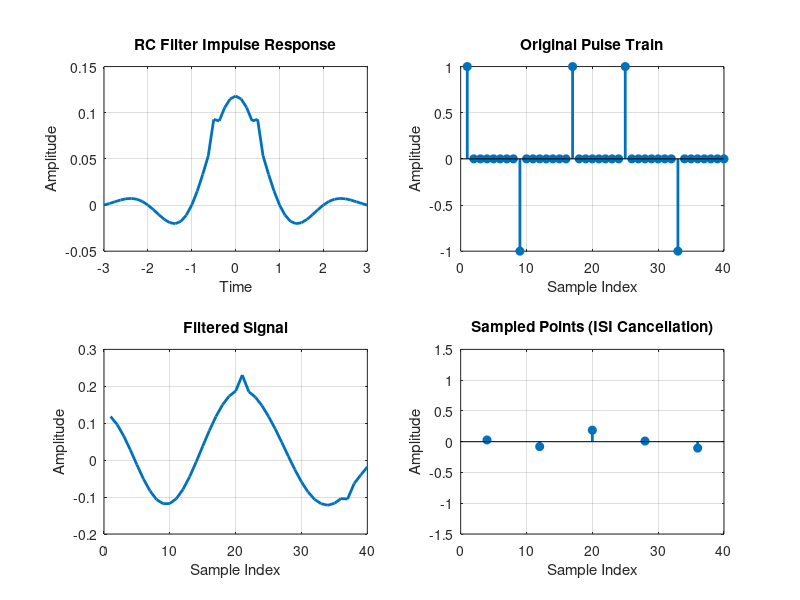

MATLAB code to generate this figure: (Note: this script raises an error after producing the figure.)
% Raised Cosine (RC) Filter ISI Cancellation Demonstration
% This script shows the time-domain response of an RC filter 
% and demonstrates its ISI cancellation property

% Parameters
rolloff = 0.35;  % Rolloff factor (0 <= α <= 1)
symbol_rate = 1; % Symbol rate
samples_per_symbol = 8; % Oversampling factor
span = 6;        % Filter span in symbol periods

% Time vector
t = linspace(-span/2, span/2, span * samples_per_symbol + 1);

% Raised Cosine Filter Impulse Response
h = zeros(size(t));
for i = 1:length(t)
    if t(i) == 0
        h(i) = 1;
    elseif abs(t(i)) == 1 / (2 * symbol_rate)
        h(i) = pi / (4 * symbol_rate);
    else
        h(i) = sin(pi * t(i) * symbol_rate) ./ (pi * t(i) * symbol_rate) .* ...
               cos(pi * rolloff * t(i) * symbol_rate) ./ ...
               (1 - (2 * rolloff * t(i) * symbol_rate).^2);
    end
end

% Normalize the filter
h = h / sum(h);

% Simulate multiple symbol pulses
symbols = [1, -1, 1, 1, -1];  % Example symbol sequence
pulse_train = zeros(1, length(symbols) * samples_per_symbol);

% Create pulse train
for i = 1:length(symbols)
    pulse_train((i-1)*samples_per_symbol + 1) = symbols(i);
end

% Convolve pulse train with RC filter
filtered_signal = conv(pulse_train, h, 'same');

% Plotting
figure('Position', [100, 100, 1000, 600]);

% Subplot 1: Impulse Response
subplot(2,2,1);
plot(t, h, 'LineWidth', 2);
title('RC Filter Impulse Response');
xlabel('Time');
ylabel('Amplitude');
grid on;

% Subplot 2: Original Pulse Train
subplot(2,2,2);
stem(pulse_train, 'filled', 'LineWidth', 2);
title('Original Pulse Train');
xlabel('Sample Index');
ylabel('Amplitude');
grid on;

% Subplot 3: Filtered Signal
subplot(2,2,3);
plot(filtered_signal, 'LineWidth', 2);
title('Filtered Signal');
xlabel('Sample Index');
ylabel('Amplitude');
grid on;

% Subplot 4: Sampling Points to Show ISI Cancellation
subplot(2,2,4);
sample_indices = (0:length(symbols)-1) * samples_per_symbol + samples_per_symbol/2;
sampled_values = filtered_signal(sample_indices);
stem(sample_indices, sampled_values, 'filled', 'LineWidth', 2);
title('Sampled Points (ISI Cancellation)');
xlabel('Sample Index');
ylabel('Amplitude');
ylim([-1.5, 1.5]);
grid on;

% Adjust overall figure
sgtitle('Raised Cosine (RC) Filter - ISI Cancellation', 'FontSize', 14);